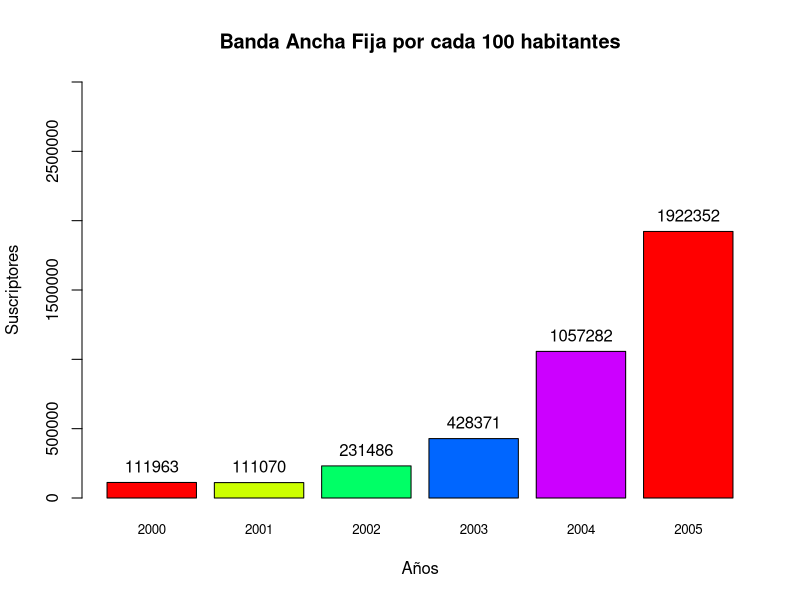

The R source for this figure:
getwd()
setwd("sesion6")
all.scores <- read.csv("bafijaporcada100habitantes.csv")
all.scores

#Realizando grafica de barras del anio 2000 al 2005 
suscripciones <- all.scores[,"Suscripciones"] #TRAE COLUMNAS
par(mfrow=c(1,1)) #1 fila 1 columna
grafica<-barplot(suscripciones[1:6], main="Banda Ancha Fija por cada 100 habitantes",col=rainbow(5),
                 xlab="Años",ylab =  "Suscriptores", names.arg = c("2000","2001","2002","2003","2004","2005"),cex.names =0.8, ylim = c(0,3000000)) 

text(grafica,suscripciones,labels = suscripciones,pos = 3, offset = 0.5,col = "black")

